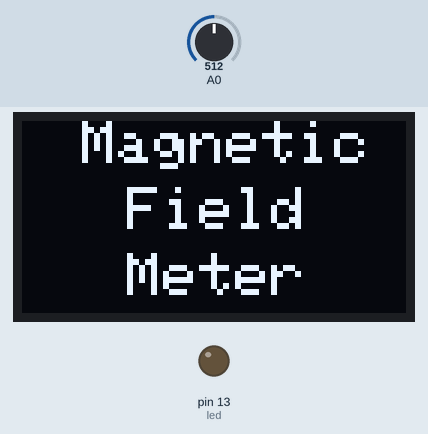
A sketch run on a simulated Arduino Uno, built with avr-gcc and run on an emulated ATmega328P. Parts: 128×64 one-colour display, output pins drawn as LEDs (lit = HIGH). The inputs (shaded band) are chosen by the test bench; at power-on: A0 = 512. What the sketch prints to the serial monitor is not drawn.

Above: at 3.2 s.
At 7.3 s:
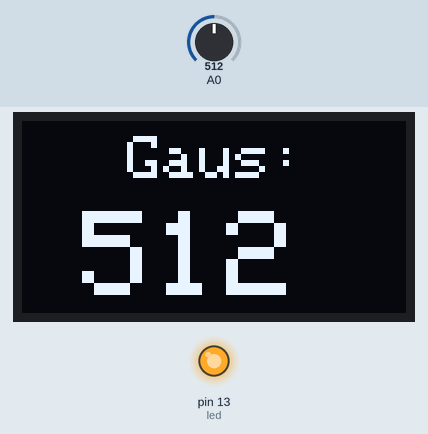
7.4 s: A0 set to 556
At 8.1 s:
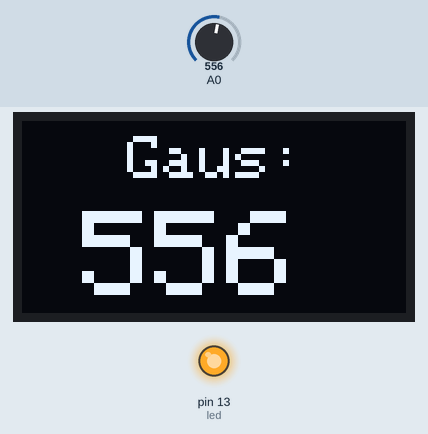
9.0 s: A0 set to 575
At 9.5 s:
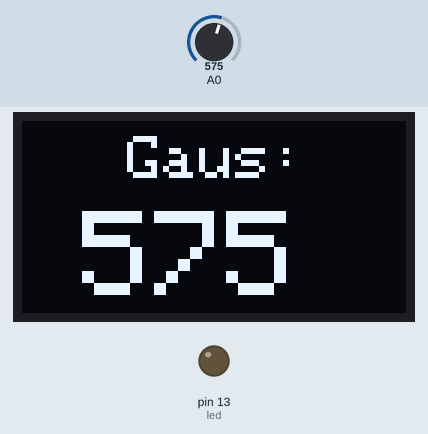
10.5 s: A0 set to 555
At 12.0 s:
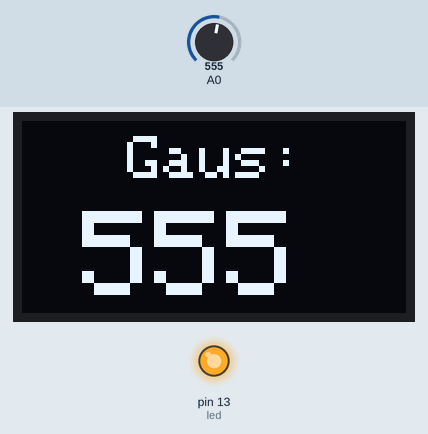
Timing chart, 0 to 13.5 s (numbered marks = the images above; inputs shaded):
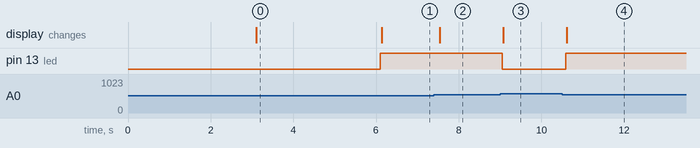

The sketch:

Magnetic_Field_Meter.ino
```cpp
#include<Wire.h>
#include<Adafruit_GFX.h>
#include<Adafruit_SSD1306.h>

const int lebar=128;
const int tinggi=64;
const int reset=4;
int rawvalue;
int led = 13 ;

Adafruit_SSD1306 oled(lebar,tinggi,&Wire,reset);

char ADCSHOW[5];//initializing a character of size 5 for showing the ADC result

const unsigned char karakter [] PROGMEM = {
  // 'IKIP PGRI Pontianak, 128x64px
  0xff, 0xff, 0xff, 0xff, 0xff, 0xff, 0xff, 0xfe, 0x7f, 0xff, 0xff, 0xff, 0xff, 0xff, 0xff, 0xff,
  0xff, 0xff, 0xff, 0xff, 0xff, 0xff, 0xff, 0xf9, 0xbf, 0xff, 0xff, 0xff, 0xff, 0xff, 0xff, 0xff,
  0xff, 0xff, 0xff, 0xff, 0xff, 0xff, 0xff, 0xe7, 0xef, 0xff, 0xff, 0xff, 0xff, 0xff, 0xff, 0xff,
  0xff, 0xff, 0xff, 0xff, 0xff, 0xff, 0xff, 0x98, 0x19, 0xff, 0xff, 0xff, 0xff, 0xff, 0xff, 0xff,
  0xff, 0xff, 0xff, 0xff, 0xff, 0xff, 0xfe, 0x60, 0x06, 0x7f, 0xff, 0xff, 0xff, 0xff, 0xff, 0xff,
  0xff, 0xff, 0xff, 0xff, 0xff, 0xff, 0xf1, 0x80, 0x01, 0x9f, 0xff, 0xff, 0xff, 0xff, 0xff, 0xff,
  0xff, 0xff, 0xff, 0xff, 0xff, 0xff, 0xcc, 0x00, 0x00, 0x67, 0xff, 0xff, 0xff, 0xff, 0xff, 0xff,
  0xff, 0xff, 0xff, 0xff, 0xff, 0xff, 0x90, 0x00, 0x00, 0x09, 0xff, 0xff, 0xff, 0xff, 0xff, 0xff,
  0xff, 0xff, 0xff, 0xff, 0xff, 0xfe, 0x40, 0x00, 0x00, 0x02, 0x7f, 0xff, 0xff, 0xff, 0xff, 0xff,
  0xff, 0xff, 0xff, 0xff, 0xff, 0xfd, 0x80, 0x00, 0x00, 0x01, 0xbf, 0xff, 0xff, 0xff, 0xff, 0xff,
  0xff, 0xff, 0xff, 0xff, 0xff, 0xfa, 0x00, 0x00, 0x00, 0x00, 0x5f, 0xff, 0xff, 0xff, 0xff, 0xff,
  0xff, 0xff, 0xff, 0xff, 0xff, 0xe4, 0x00, 0x00, 0x00, 0x00, 0x27, 0xff, 0xff, 0xff, 0xff, 0xff,
  0xff, 0xff, 0xff, 0xff, 0xff, 0xd8, 0x00, 0x00, 0x00, 0x00, 0x13, 0xff, 0xff, 0xff, 0xff, 0xff,
  0xff, 0xff, 0xff, 0xff, 0xff, 0xb0, 0x00, 0x00, 0x00, 0x00, 0x09, 0xff, 0xff, 0xff, 0xff, 0xff,
  0xff, 0xff, 0xff, 0xff, 0xff, 0x60, 0x00, 0x00, 0x00, 0x00, 0x04, 0xff, 0xff, 0xff, 0xff, 0xff,
  0xff, 0xff, 0xff, 0xff, 0xfe, 0x40, 0x00, 0x00, 0x00, 0x00, 0x02, 0xff, 0xff, 0xff, 0xff, 0xff,
  0xff, 0xff, 0xff, 0xff, 0xfe, 0x80, 0x00, 0x00, 0x00, 0x00, 0x01, 0x7f, 0xff, 0xff, 0xff, 0xff,
  0xff, 0xff, 0xff, 0xff, 0xfd, 0x00, 0x02, 0x00, 0x00, 0x00, 0x00, 0xbf, 0xff, 0xff, 0xff, 0xff,
  0xff, 0xff, 0xff, 0xff, 0xfa, 0x00, 0x02, 0x00, 0x00, 0x40, 0x00, 0x5f, 0xff, 0xff, 0xff, 0xff,
  0xff, 0xff, 0xff, 0xff, 0xf4, 0x00, 0x02, 0x00, 0x00, 0xc0, 0x00, 0x2f, 0xff, 0xff, 0xff, 0xff,
  0xff, 0xff, 0xff, 0xff, 0xe8, 0x00, 0x03, 0x00, 0x00, 0xc8, 0x00, 0x17, 0xff, 0xff, 0xff, 0xff,
  0xff, 0xff, 0xff, 0xff, 0xd0, 0x00, 0x13, 0x07, 0xc1, 0xc8, 0x00, 0x0b, 0xff, 0xff, 0xff, 0xff,
  0xff, 0xff, 0xff, 0xff, 0xa0, 0x00, 0x13, 0x03, 0xc1, 0xd8, 0x00, 0x05, 0xff, 0xff, 0xff, 0xff,
  0xff, 0xff, 0xff, 0xff, 0x60, 0x00, 0x1b, 0x03, 0x80, 0x98, 0x00, 0x06, 0xff, 0xff, 0xff, 0xff,
  0xff, 0xff, 0xff, 0xff, 0x40, 0x00, 0x1a, 0x07, 0xa0, 0x39, 0x00, 0x02, 0xff, 0xff, 0xff, 0xff,
  0xff, 0xff, 0xff, 0xff, 0x40, 0x00, 0x9c, 0x13, 0x88, 0x3b, 0x00, 0x03, 0xff, 0xff, 0xff, 0xff,
  0xff, 0xff, 0xff, 0xff, 0x80, 0x00, 0xd8, 0x01, 0x84, 0x33, 0x00, 0x01, 0xff, 0xff, 0xff, 0xff,
  0xff, 0xff, 0xff, 0xff, 0xa0, 0x00, 0xd8, 0x41, 0x80, 0x16, 0x00, 0x05, 0xff, 0xff, 0xff, 0xff,
  0xff, 0xff, 0xff, 0xff, 0xa0, 0x00, 0xe8, 0x01, 0x80, 0x1e, 0x00, 0x05, 0xff, 0xff, 0xff, 0xff,
  0xff, 0xff, 0xff, 0xff, 0xa0, 0x00, 0x70, 0x9f, 0xf8, 0x1e, 0x40, 0x05, 0xff, 0xff, 0xff, 0xff,
  0xff, 0xff, 0xff, 0xff, 0xa0, 0x02, 0x70, 0x1d, 0xb9, 0x1c, 0xc0, 0x05, 0xff, 0xff, 0xff, 0xff,
  0xff, 0xff, 0xff, 0xff, 0xa0, 0x03, 0x30, 0x09, 0x91, 0x1c, 0xc0, 0x05, 0xff, 0xff, 0xff, 0xff,
  0xff, 0xff, 0xff, 0xff, 0xa0, 0x03, 0xb2, 0xc1, 0x21, 0x19, 0x80, 0x05, 0xff, 0xff, 0xff, 0xff,
  0xff, 0xff, 0xff, 0xff, 0xa0, 0x01, 0xd0, 0xa1, 0x04, 0x13, 0x80, 0x07, 0xff, 0xff, 0xff, 0xff,
  0xff, 0xff, 0xff, 0xff, 0xe0, 0x01, 0xe8, 0x00, 0x00, 0x0f, 0x20, 0x07, 0xff, 0xff, 0xff, 0xff,
  0xff, 0xff, 0xff, 0xff, 0xc0, 0x04, 0xf8, 0x7f, 0xfc, 0x1f, 0x40, 0x03, 0xff, 0xff, 0xff, 0xff,
  0xff, 0xff, 0xff, 0xff, 0xc0, 0x06, 0xf8, 0x3f, 0xfc, 0x3e, 0xc0, 0x0b, 0xff, 0xff, 0xff, 0xff,
  0xff, 0xff, 0xff, 0xff, 0xd0, 0x03, 0xbc, 0x10, 0x08, 0x3d, 0xc0, 0x0b, 0xff, 0xff, 0xff, 0xff,
  0xff, 0xff, 0xff, 0xff, 0xd0, 0x03, 0xde, 0x04, 0x20, 0x7b, 0x80, 0x0b, 0xff, 0xff, 0xff, 0xff,
  0xff, 0xff, 0xff, 0xff, 0xd0, 0x01, 0xf6, 0x00, 0x00, 0xdf, 0x80, 0x0b, 0xff, 0xff, 0xff, 0xff,
  0xff, 0xff, 0xff, 0xff, 0xf0, 0x01, 0xff, 0x03, 0xc1, 0xff, 0x00, 0x0f, 0xff, 0xff, 0xff, 0xff,
  0xff, 0xff, 0xff, 0xff, 0xe0, 0x00, 0xff, 0x78, 0x1d, 0xfe, 0x00, 0x17, 0xff, 0xff, 0xff, 0xff,
  0xff, 0xff, 0xff, 0xff, 0xe8, 0x00, 0x7f, 0xfe, 0x7f, 0xfc, 0x00, 0x17, 0xff, 0xff, 0xff, 0xff,
  0xff, 0xff, 0xff, 0xff, 0xe8, 0x00, 0x1f, 0xf2, 0xcf, 0xf0, 0x00, 0x1f, 0xff, 0xff, 0xff, 0xff,
  0xff, 0xff, 0xff, 0xff, 0xf0, 0x00, 0x06, 0xaa, 0xce, 0xe0, 0x00, 0x2f, 0xff, 0xff, 0xff, 0xff,
  0xff, 0xff, 0xff, 0xff, 0xf4, 0x00, 0x06, 0x32, 0xcd, 0xc0, 0x00, 0x2f, 0xff, 0xff, 0xff, 0xff,
  0xff, 0xff, 0xff, 0xff, 0xf8, 0x00, 0x03, 0xfe, 0xf5, 0xc0, 0x00, 0x1f, 0xff, 0xff, 0xff, 0xff,
  0xff, 0xff, 0xff, 0xff, 0xfa, 0x00, 0x03, 0xef, 0xff, 0xc0, 0x00, 0x5f, 0xff, 0xff, 0xff, 0xff,
  0xff, 0xff, 0xff, 0xff, 0xfc, 0x00, 0x02, 0x6e, 0xbd, 0x40, 0x00, 0xff, 0xff, 0xff, 0xff, 0xff,
  0xff, 0xff, 0xff, 0xff, 0xfd, 0x00, 0x00, 0x00, 0x00, 0x80, 0x00, 0xbf, 0xff, 0xff, 0xff, 0xff,
  0xff, 0xff, 0xff, 0xff, 0xfe, 0x80, 0x00, 0x00, 0x00, 0x00, 0x01, 0x7f, 0xff, 0xff, 0xff, 0xff,
  0xff, 0xff, 0xff, 0xff, 0xfe, 0x80, 0x00, 0x00, 0x00, 0x00, 0x01, 0x7f, 0xff, 0xff, 0xff, 0xff,
  0xff, 0xff, 0xff, 0xff, 0xff, 0x40, 0x00, 0x00, 0x00, 0x00, 0x02, 0xff, 0xff, 0xff, 0xff, 0xff,
  0xff, 0xff, 0xff, 0xff, 0xff, 0x40, 0x00, 0x00, 0x00, 0x00, 0x05, 0xff, 0xff, 0xff, 0xff, 0xff,
  0xff, 0xff, 0xff, 0xff, 0xff, 0xa0, 0x00, 0x00, 0x00, 0x00, 0x05, 0xff, 0xff, 0xff, 0xff, 0xff,
  0xff, 0xff, 0xff, 0xff, 0xff, 0xc0, 0x00, 0x00, 0x00, 0x00, 0x0b, 0xff, 0xff, 0xff, 0xff, 0xff,
  0xff, 0xff, 0xff, 0xff, 0xff, 0xd0, 0x00, 0x00, 0x00, 0x00, 0x0b, 0xff, 0xff, 0xff, 0xff, 0xff,
  0xff, 0xff, 0xff, 0xff, 0xff, 0xe8, 0x00, 0x00, 0x00, 0x00, 0x17, 0xff, 0xff, 0xff, 0xff, 0xff,
  0xff, 0xff, 0xff, 0xff, 0xff, 0xe8, 0x00, 0x00, 0x00, 0x00, 0x17, 0xff, 0xff, 0xff, 0xff, 0xff,
  0xff, 0xff, 0xff, 0xff, 0xff, 0xf7, 0x00, 0x00, 0x00, 0x00, 0xef, 0xff, 0xff, 0xff, 0xff, 0xff,
  0xff, 0xff, 0xff, 0xff, 0xff, 0xf0, 0xf8, 0x00, 0x00, 0x1f, 0x0f, 0xff, 0xff, 0xff, 0xff, 0xff,
  0xff, 0xff, 0xff, 0xff, 0xff, 0xff, 0x87, 0x80, 0x01, 0xe1, 0xff, 0xff, 0xff, 0xff, 0xff, 0xff,
  0xff, 0xff, 0xff, 0xff, 0xff, 0xff, 0xfc, 0x3f, 0xfc, 0x3f, 0xff, 0xff, 0xff, 0xff, 0xff, 0xff,
  0xff, 0xff, 0xff, 0xff, 0xff, 0xff, 0xff, 0xe0, 0x07, 0xff, 0xff, 0xff, 0xff, 0xff, 0xff, 0xff
};

void setup() {
  Serial.begin(9600);
  pinMode (led, OUTPUT);
  // SSD1306_SWITCHCAPVCC = generate display voltage from 3.3V internally
  if(!oled.begin(SSD1306_SWITCHCAPVCC,0x3C)) {
    Serial.println(F("SSD1306 allocation failed"));
    for(;;); // Don't proceed, loop forever
  }
  oled.clearDisplay();
  oled.drawBitmap(0, 0,karakter, 128, 64, WHITE); // display.drawBitmap(x position, y position, bitmap data, bitmap width, bitmap height, color)
  oled.display();
  delay(3000);
  oled.clearDisplay();
  oled.setCursor(20,0);
  oled.setTextSize(2);
  oled.setTextColor(WHITE);
  oled.println("Magnetic");
  oled.setCursor(35,22);
  oled.setTextSize(2);
  oled.print("Field");
  oled.setCursor(35,44);
  oled.setTextSize(2);
  oled.print("Meter");
  oled.display();
  delay(3000);
}

void loop() {
  rawvalue = analogRead(A0);
  Serial.println(rawvalue);

  if (rawvalue > 575  ||  rawvalue < 565 )
  {
    digitalWrite (led, HIGH);
  }
  else
  {
    digitalWrite (led, LOW);
  }

  oled.clearDisplay();
  oled.setCursor(35,5);
  oled.setTextSize(2);
  oled.setTextColor(WHITE);
  oled.println("Gaus:");

  String ADCVALUE = String((analogRead(A0)-569)/0.376);

 /* Now since the default reference if 5V and resolution is 10bit so for every 5/1024 = 5mV, we get one increment is count, The sensor provides increment voltage of 1.3mV for every 1Gauss increment if field. So we need to divide ADC value by 3.76 for getting the gauss value, now the 0 gauss output of sensor is 2.5V so we need to subtract that first. To hold a 0V read at 0Gauss field. */
 // Convert the reading to a char array

  ADCVALUE.toCharArray(ADCSHOW, 5);

  oled.setCursor(20,30);
  oled.setTextSize(4);
//  oled.print(ADCSHOW);
  oled.print(rawvalue);
  oled.display();
  delay(100);
}
```

Measured:
- the behaviour switches between 564 and 565 on A0 (found by bisection; images 2 and 3)
- after the input at 7.4 s, the display: changes after 0.14 s (image 2)
- after the input at 9.0 s, pin 13 (led): HIGH → LOW after 0.05 s; the display: changes after 0.08 s (image 3)
- after the input at 10.5 s, pin 13 (led): LOW → HIGH after 0.09 s; the display: changes after 0.12 s (image 4)
- what the display in image 0 shows lasts 3.0 s, from 3.1 s to 6.1 s
